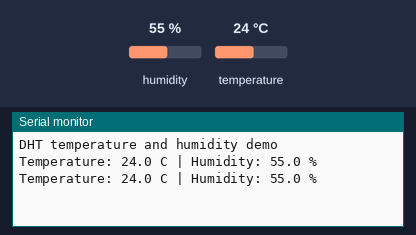
Simulated run of this sketch. Board: Arduino Uno, built with avr-gcc and run on an emulated ATmega328P. On the bench: the last lines printed to the serial monitor. Inputs (shaded band) come from the test bench; at power-on: humidity 55 %, temperature 24 °C.

Above: at 4.8 s.
4.9 s: humidity set to 22 %
At 7.0 s:
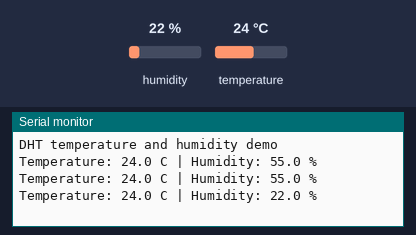
7.9 s: temperature set to 12 °C
At 8.8 s:
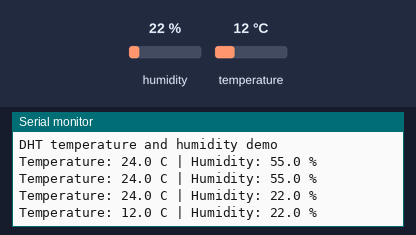
10.9 s: humidity set to 40 %
At 13.4 s:
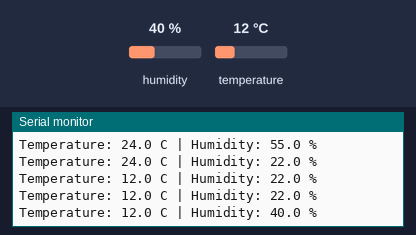
Timing chart, 0 to 14.9 s (numbered marks = the images above; inputs shaded):
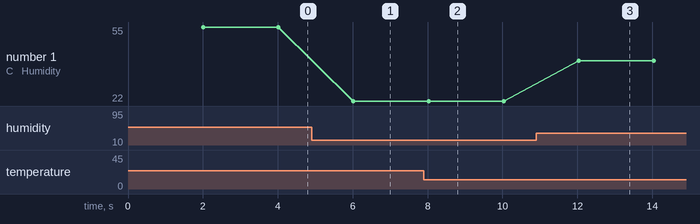

Measured:
- after the input at 4.9 s, the serial monitor: prints a new line after 1.1 s (image 1)
- after the input at 7.9 s, the serial monitor: prints a new line after 0.12 s (image 2)
- after the input at 10.9 s, the serial monitor: prints a new line after 1.1 s (image 3)
- plotted number 1: 55 → 22 after the input at 4.9 s, 22 → 40 after the input at 10.9 s

The sketch:

sketch.ino
```cpp
// Task 2: Read temperature and relative humidity from a DHT sensor.
// Wokwi component used in diagram.json: DHT22 model. For a physical DHT11,
// change DHTTYPE to DHT11.

#include <DHT.h>

const byte DHT_PIN = 2;
#define DHTTYPE DHT22

DHT dht(DHT_PIN, DHTTYPE);

void setup() {
  Serial.begin(9600);
  dht.begin();
  Serial.println(F("DHT temperature and humidity demo"));
}

void loop() {
  // DHT sensors should not be polled too frequently.
  delay(2000);

  const float humidity = dht.readHumidity();
  const float temperatureC = dht.readTemperature();

  if (isnan(humidity) || isnan(temperatureC)) {
    Serial.println(F("Sensor read failed. Check wiring and sensor type."));
    return;
  }

  Serial.print(F("Temperature: "));
  Serial.print(temperatureC, 1);
  Serial.print(F(" C | Humidity: "));
  Serial.print(humidity, 1);
  Serial.println(F(" %"));
}
```
